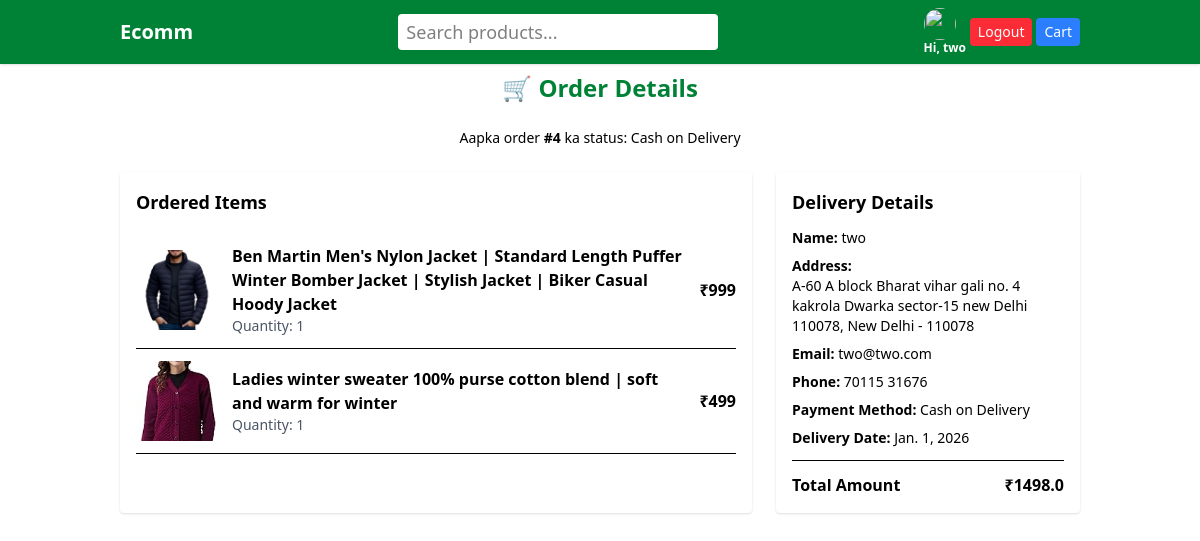
/orders/4/ (signed in), run on the app's committed database.
### orders/models.py (models this page shows, shortened)
class Order(models.Model):
    user = models.ForeignKey(User, on_delete=models.CASCADE)
    full_name = models.CharField(max_length=100)
    email = models.EmailField()
    phone = models.CharField(max_length=10)
    address = models.TextField()
    city = models.CharField(max_length=50)
    pincode = models.CharField(max_length=6)
    payment_method = models.CharField(
        max_length=20,
        choices=[
            ('COD', 'Cash on Delivery'),
            ('CARD', 'Card'),
            ('UPI', 'UPI'),
        ],
        default='COD'
    )
    order_date = models.DateTimeField(auto_now_add=True)
    delivery_date = models.DateField()
    is_paid = models.BooleanField(default=False)

class OrderItem(models.Model):
    order = models.ForeignKey(Order, on_delete=models.CASCADE)
    product = models.ForeignKey(Product, on_delete=models.CASCADE)
    quantity = models.PositiveIntegerField()
    price = models.FloatField()

### products/models.py (models this page shows, shortened)
class Product(models.Model):
    name = models.CharField(max_length=200)
    description = models.TextField()
    price = models.IntegerField()
    quantity = models.IntegerField()
    category = models.ForeignKey(Category, on_delete=models.CASCADE)
    main_image = models.ImageField(upload_to='products/main/')

### orders/views.py (the view)
# urls.py: path('<int:id>/', views.order_detail, name='order_detail'),
@login_required
def order_detail(request, id):
    order = get_object_or_404(Order, id=id, user=request.user)
    items = OrderItem.objects.filter(order=order)
    total = sum(item.price * item.quantity for item in items)
    return render(request, 'order_detail.html', {
        'order': order,
        'items': items,
        'total': total
    })

### cart/context_processors.py (called while the page is built)
def cart_item_count(request):
    if request.user.is_authenticated:
        count = CartItem.objects.filter(user=request.user).count()
    else:
        count = 0
    return {'cart_count': count}

### orders/templates/order_detail.html
{% extends "base.html" %}
{% block content %}
<h2 class="text-2xl font-bold text-center text-green-700 mb-6">
  🛒 Order Details
</h2>
<p class="text-center mb-6 text-sm">
  Aapka order <b>#{{ order.id }}</b> ka status:
  {% if order.is_paid %}
    Paid
  {% else %}
    Cash on Delivery
  {% endif %}
</p>
<div class="grid grid-cols-1 lg:grid-cols-3 gap-6">
  <div class="lg:col-span-2 bg-white shadow rounded p-4">
    <h3 class="text-lg font-semibold mb-4">Ordered Items</h3>
    {% for item in items %}
    <div class="flex gap-4 items-center border-b py-3">
      <img src="{{ item.product.main_image.url }}"
           class="w-16 h-16 sm:w-20 sm:h-20 object-cover rounded">
      <div class="flex-1">
        <p class="font-semibold">{{ item.product.name }}</p>
        <p class="text-sm text-gray-600">
          Quantity: {{ item.quantity }}
        </p>
      </div>
      <p class="font-semibold">
        ₹{{ item.price|floatformat:0 }}
      </p>
    </div>
    {% endfor %}
  </div>
  <div class="bg-white shadow rounded p-4 h-fit">
    <h3 class="text-lg font-semibold mb-3">Delivery Details</h3>
    <p class="text-sm mb-2">
      <b>Name:</b> {{ order.full_name }}
    </p>
    <p class="text-sm mb-2">
      <b>Address:</b><br>
      {{ order.address }}, {{ order.city }} - {{ order.pincode }}
    </p>
    <p class="text-sm mb-2">
      <b>Email:</b> {{ order.email }}
    </p>
    <p class="text-sm mb-2">
      <b>Phone:</b> {{ order.phone }}
    </p>
    <p class="text-sm mb-2">
      <b>Payment Method:</b>
      {% if order.payment_method == "COD" %}
        Cash on Delivery
      {% else %}
        {{ order.payment_method }}
      {% endif %}
    </p>
    <p class="text-sm mb-3">
      <b>Delivery Date:</b> {{ order.delivery_date }}
    </p>
    <hr class="my-3">
    <p class="flex justify-between font-bold">
      <span>Total Amount</span>
      <span>₹{{ total }}</span>
    </p>
  </div>
</div>
{% endblock %}

### templates/base.html (shortened to what this page needs)
{% load static %}
<!DOCTYPE html>
<html lang="en">
<head>
    <script src="https://cdn.jsdelivr.net/npm/@tailwindcss/browser@4"></script>
</head>
    <header class="bg-green-700 shadow flex justify-between items-center p-2 md:px-15 lg:px-30">
        <a href="/" class="font-semibold text-white text-lg md:text-xl">Ecomm</a>
        <form
        method="GET"
        action="{% url 'product_search' %}"
        class="w-24 sm:w-40 md:w-56 lg:w-80"
        >
        <input
        type="text"
        name="q"
        placeholder="Search products..."
        class="w-full px-2 py-1 text-xs sm:text-sm md:text-lg bg-white text-black rounded outline-none"
        >
        </form>
        <nav class="flex gap-1 items-center">
            {% if user.is_authenticated %}
            <div class="text-white font-semibold text-xs flex flex-col"><img src="https://th.bing.com/th/id/OIP.w2McZSq-EYWxh02iSvC3xwHaHa?w=198&h=198&c=7&r=0&o=7&cb=ucfimg2&dpr=1.3&pid=1.7&rm=3&ucfimg=1" class="h-8 w-8 rounded-full"> Hi, {{user.first_name}}</div>
            <a href="{% url 'logout'%}" class="bg-red-500 hover:bg-red-600 hover:cursor-pointer text-white px-2 py-1 rounded text-[12px] md:text-sm">Logout</a>
            {% else %}
            <a href="{% url 'login' %}" class="bg-green-400 text-white px-2 py-1 rounded hover:cursor-pointer hover:bg-green-500 text-[12px] md:text-sm">Login</a>
            <a href="{% url 'signup' %}" class="bg-red-500 text-white px-2 py-1 rounded hover:cursor-pointer hover:bg-red-600 text-[12px] md:text-sm">Signup</a>
            {% endif %}
            <a href="{% url 'cart:cart' %}" class="bg-blue-500 text-white px-2 py-1 rounded hover:cursor-pointer hover:bg-blue-600 text-[12px] flex flex-col md:text-sm relative">
                Cart
            </a>
        </nav>
    </header>
    <div class="p-2 md:px-15 lg:px-30">
        {% block content %}{% endblock %}
    </div>
</body>
</html>

### data on the page
Order: id "4", full_name "two", address "A-60 A block Bharat vihar gali no. 4 kakrola Dwarka sector-15 new Delhi 110078", city "New Delhi", pincode "110078", email "two@two.com", phone "70115 31676", delivery_date "Jan. 1, 2026"
OrderItem: product.main_image (picture), product.name "Ben Martin Men's Nylon Jacket | Standard Length Puffer Winter Bomber Jacket | Stylish Jacket | Biker Casual Hoody Jacket", quantity "1", price "999"
OrderItem: product.main_image (picture), product.name "Ladies winter sweater 100% purse cotton blend | soft and warm for winter", quantity "1", price "499"

### other printed values
{{ user.first_name }} "two"
{{ total }} "1498.0"
